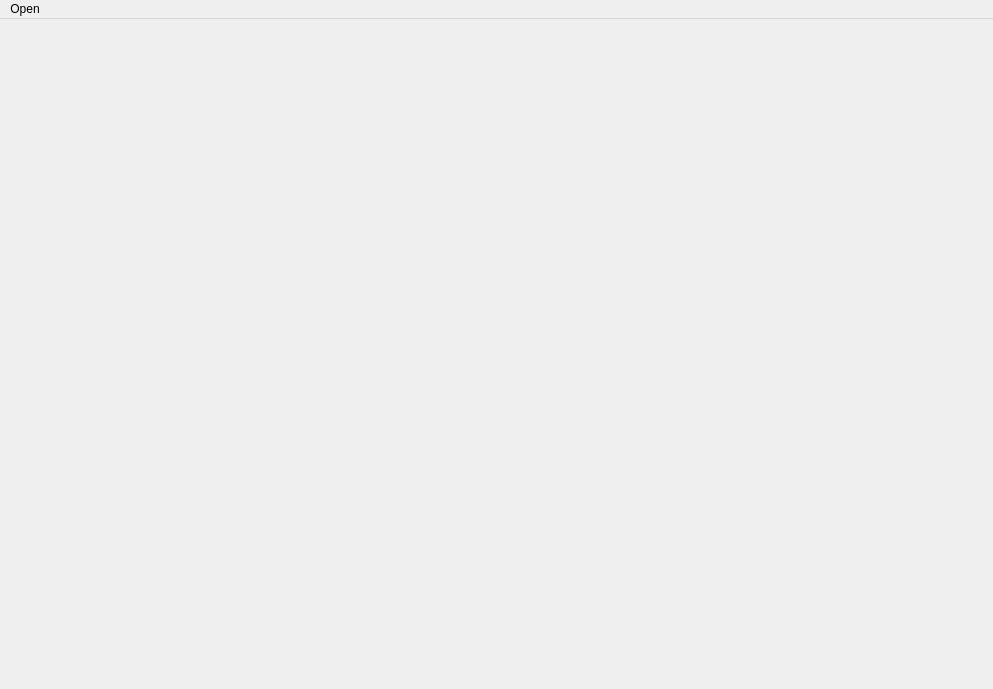
<?xml version="1.0" encoding="UTF-8"?>
<ui version="4.0">
 <class>pcsx3guiClass</class>
 <widget class="QMainWindow" name="pcsx3guiClass">
  <property name="geometry">
   <rect>
    <x>0</x>
    <y>0</y>
    <width>993</width>
    <height>689</height>
   </rect>
  </property>
  <property name="windowTitle">
   <string>pcsx3</string>
  </property>
  <widget class="QWidget" name="centralWidget">
   <layout class="QHBoxLayout" name="horizontalLayout">
    <property name="leftMargin">
     <number>0</number>
    </property>
    <property name="topMargin">
     <number>0</number>
    </property>
    <property name="rightMargin">
     <number>0</number>
    </property>
    <property name="bottomMargin">
     <number>0</number>
    </property>
   </layout>
  </widget>
  <widget class="QMenuBar" name="menuBar">
   <property name="geometry">
    <rect>
     <x>0</x>
     <y>0</y>
     <width>993</width>
     <height>21</height>
    </rect>
   </property>
   <widget class="QMenu" name="menuOpen">
    <property name="title">
     <string>Open</string>
    </property>
    <addaction name="actionInstall_PKG"/>
   </widget>
   <addaction name="menuOpen"/>
  </widget>
  <action name="actionInstall_PKG">
   <property name="text">
    <string>Install PKG</string>
   </property>
  </action>
 </widget>
 <layoutdefault spacing="6" margin="11"/>
 <resources>
  <include location="pcsx3gui.qrc"/>
 </resources>
 <connections>
  <connection>
   <sender>actionInstall_PKG</sender>
   <signal>triggered()</signal>
   <receiver>pcsx3guiClass</receiver>
   <slot>installPKG()</slot>
   <hints>
    <hint type="sourcelabel">
     <x>-1</x>
     <y>-1</y>
    </hint>
    <hint type="destinationlabel">
     <x>496</x>
     <y>344</y>
    </hint>
   </hints>
  </connection>
 </connections>
 <slots>
  <slot>installPKG()</slot>
 </slots>
</ui>
